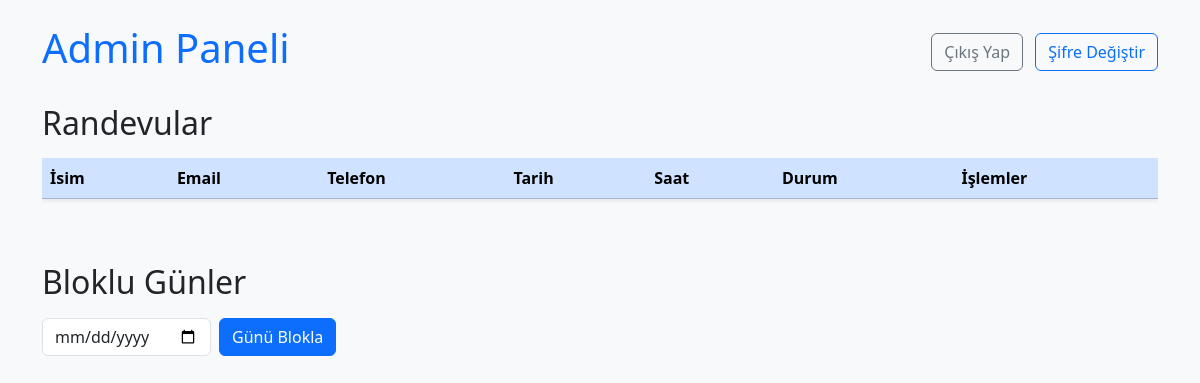
The app's page /admin.php (signed in), older data.
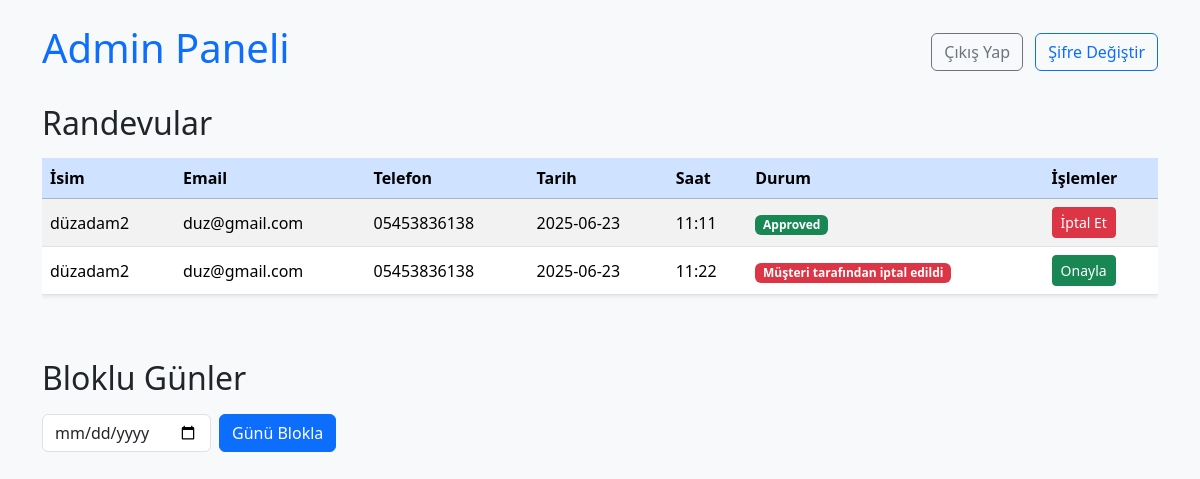
The same page, newer data.
### tables this page shows
CREATE TABLE appointments (
        id INTEGER PRIMARY KEY AUTOINCREMENT,
        name TEXT NOT NULL,
        email TEXT NOT NULL,
        appointment_date TEXT NOT NULL,
        appointment_time TEXT NOT NULL
    , status TEXT DEFAULT 'pending', phone TEXT, cancel_token TEXT);

### src/controllers/AdminController.php (called while the page is built, shortened)
<?php
class AdminController {
    private $db;
    public function __construct($database) {
        $this->db = $database;
    }
    public function listAppointments() {
        $stmt = $this->db->query("SELECT * FROM appointments ORDER BY appointment_date, appointment_time");
        return $stmt->fetchAll(PDO::FETCH_ASSOC);
    }
}

### public/admin.php (the view, shortened to what this page needs)
<?php
require __DIR__ . '/../src/config/database.php';
require_once __DIR__ . '/../src/controllers/AdminController.php';
$db = getDatabaseConnection();
$controller = new AdminController($db);
$appointments = $controller->listAppointments();
?>
<!DOCTYPE html>
<html lang="tr">
<head>
    <link href="https://cdn.jsdelivr.net/npm/bootstrap@5.3.3/dist/css/bootstrap.min.css" rel="stylesheet">
</head>
<body class="bg-light">
    <div class="container py-4">
        <div class="d-flex justify-content-between align-items-center mb-4">
            <h1 class="text-primary">Admin Paneli</h1>
            <div>
                <a href="logout.php" class="btn btn-outline-secondary">Çıkış Yap</a>
                <button type="button" class="btn btn-outline-primary ms-2"
                    onclick="document.getElementById('changePassModal').style.display='block'">Şifre Değiştir</button>
            </div>
        </div>
        <h2 class="mb-3">Randevular</h2>
        <div class="table-responsive">
            <table class="table table-striped align-middle shadow-sm">
                <thead class="table-primary">
                    <tr>
                        <th>İsim</th>
                        <th>Email</th>
                        <th>Telefon</th>
                        <th>Tarih</th>
                        <th>Saat</th>
                        <th>Durum</th>
                        <th>İşlemler</th>
                    </tr>
                </thead>
                <tbody>
                    <?php foreach ($appointments as $a): ?>
                    <tr>
                        <td><?= htmlspecialchars($a['name']) ?></td>
                        <td><?= htmlspecialchars($a['email']) ?></td>
                        <td><?= htmlspecialchars($a['phone']) ?></td>
                        <td><?= htmlspecialchars($a['appointment_date']) ?></td>
                        <td><?= htmlspecialchars($a['appointment_time']) ?></td>
                        <td>
                            <?php
                            $status = $a['status'] ?? 'pending';
                            if ($status === 'customer_canceled') {
                                echo '<span class="badge bg-danger">Müşteri tarafından iptal edildi</span>';
                            } elseif ($status === 'cancelled') {
                                echo '<span class="badge bg-danger">Admin tarafından iptal edildi</span>';
                            } else {
                                $colors = ['pending' => 'warning', 'approved' => 'success'];
                                $color = $colors[$status] ?? 'secondary';
                                echo '<span class="badge bg-' . $color . '">' . ucfirst($status) . '</span>';
                            }
                            ?>
                        </td>
                        <td class="table-actions">
                            <?php if ($status !== 'approved'): ?>
                            <form method="post">
                                <button type="submit" name="action" value="approve"
                                    class="btn btn-success btn-sm">Onayla</button>
                            </form>
                            <?php endif; ?>
                            <?php if ($status !== 'cancelled' && $status !== 'customer_canceled'): ?>
                            <form method="post">
                                <button type="submit" name="action" value="cancel" class="btn btn-danger btn-sm">İptal
                                    Et</button>
                            </form>
                            <?php endif; ?>
                        </td>
                    </tr>
                    <?php endforeach; ?>
                </tbody>
            </table>
        </div>
        <h2 class="mt-5 mb-3">Bloklu Günler</h2>
        <form method="post" class="row g-2 mb-3">
            <div class="col-auto">
                <input type="date" name="block_date" class="form-control" required>
            </div>
            <div class="col-auto">
                <button type="submit" class="btn btn-primary">Günü Blokla</button>
            </div>
        </form>
    </div>
</body>
</html>

### public/admin.php (style rules this page uses)
.table-actions form { display: inline; }

Row changes from the older to the newer data that the page shows:
added appointments: name "düzadam2", email "duz@gmail.com", phone "05453836138", appointment_date "2025-06-23", appointment_time "11:11", status "Approved"
added appointments: name "düzadam2", email "duz@gmail.com", phone "05453836138", appointment_date "2025-06-23", appointment_time "11:22", shows "Müşteri tarafından iptal edildi"
